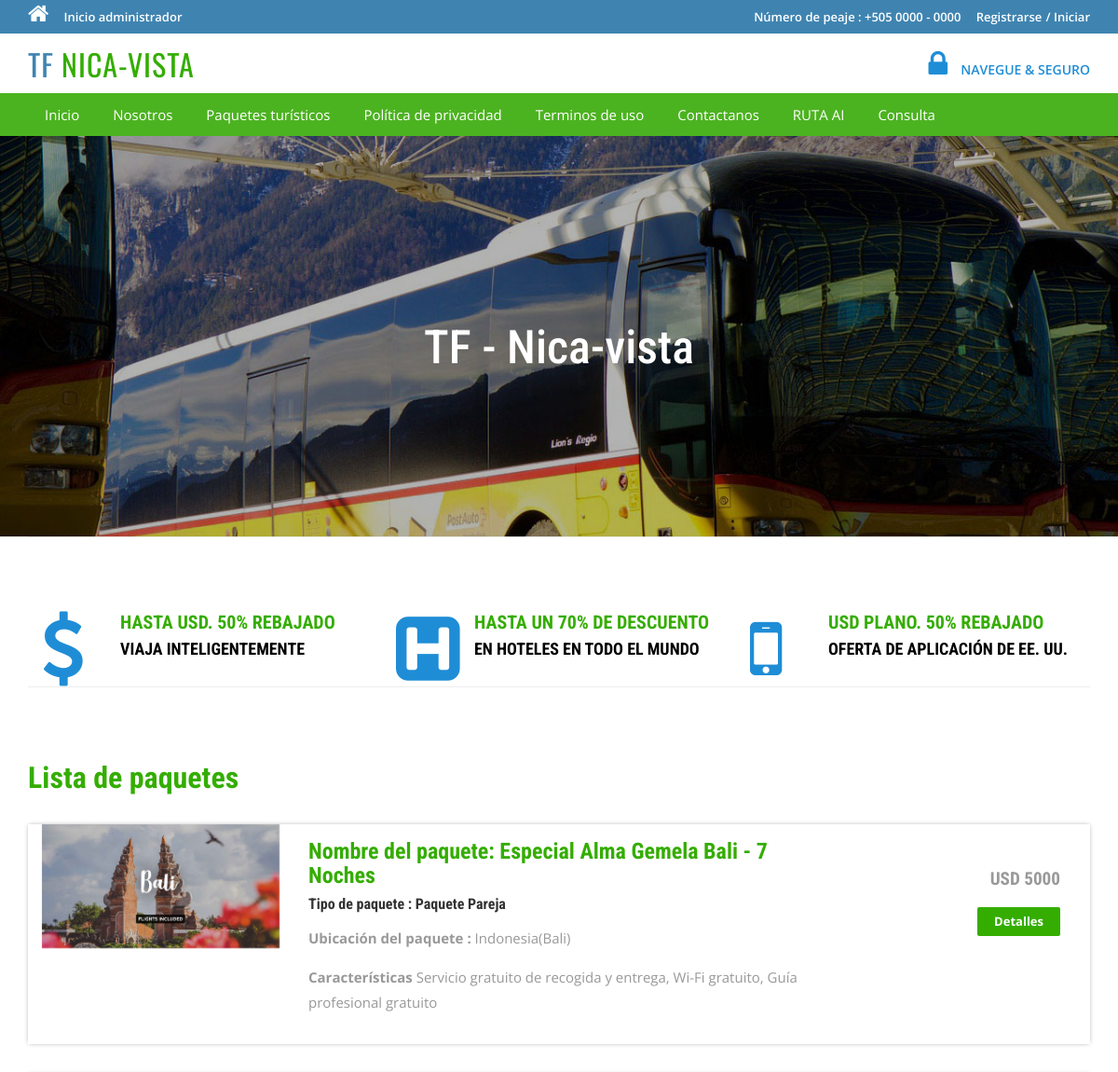
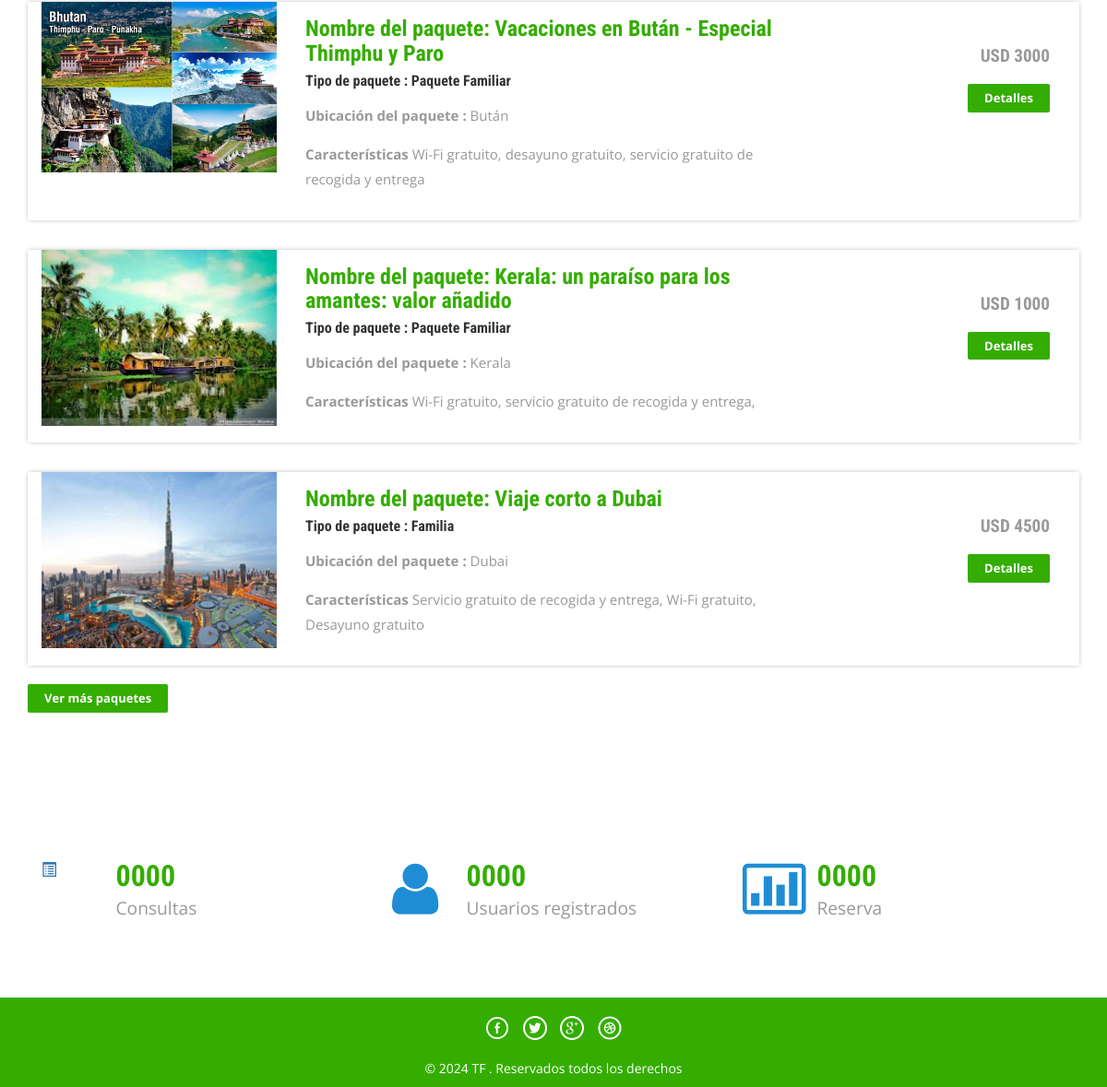
The page / on the database its author committed (2 pictures, top to bottom).
### tables this page shows
CREATE TABLE `tbltourpackages` (
  `PackageId` int(11) NOT NULL AUTO_INCREMENT,
  `PackageName` varchar(200) DEFAULT NULL,
  `PackageType` varchar(150) DEFAULT NULL,
  `PackageLocation` varchar(100) DEFAULT NULL,
  `PackagePrice` int(11) DEFAULT NULL,
  `PackageFetures` varchar(255) DEFAULT NULL,
  `PackageDetails` mediumtext DEFAULT NULL,
  `PackageImage` varchar(100) DEFAULT NULL,
  `Creationdate` timestamp NULL DEFAULT current_timestamp(),
  `UpdationDate` timestamp NULL DEFAULT NULL ON UPDATE current_timestamp(),
  PRIMARY KEY (`PackageId`)
);

### index.php (the view, shortened to what this page needs)
<?php
include('includes/config.php');
?>
<!DOCTYPE HTML>
<html>
<head>
<link href="css/bootstrap.css" rel='stylesheet' type='text/css' />
<link href="css/style.css" rel='stylesheet' type='text/css' />
<link href="css/font-awesome.css" rel="stylesheet">
<link href="css/animate.css" rel="stylesheet" type="text/css" media="all">
</head>
<body>
<?php include('includes/header.php');?>
<div class="banner">
	<div class="container">
		<h1 class="wow zoomIn animated animated" data-wow-delay=".5s" style="visibility: visible; animation-delay: 0.5s; animation-name: zoomIn;"> TF - Nica-vista</h1>
	</div>
</div>
<div class="container">
	<div class="rupes">
		<div class="col-md-4 rupes-left wow fadeInDown animated animated" data-wow-delay=".5s" style="visibility: visible; animation-delay: 0.5s; animation-name: fadeInDown;">
			<div class="rup-left">
				<a href="offers.html"><i class="fa fa-usd"></i></a>
			</div>
			<div class="rup-rgt">
				<h3>HASTA USD. 50% REBAJADO</h3>
				<h4><a href="offers.html">VIAJA INTELIGENTEMENTE</a></h4>
			</div>
				<div class="clearfix"></div>
		</div>
		<div class="col-md-4 rupes-left wow fadeInDown animated animated" data-wow-delay=".5s" style="visibility: visible; animation-delay: 0.5s; animation-name: fadeInDown;">
			<div class="rup-left">
				<a href="offers.html"><i class="fa fa-h-square"></i></a>
			</div>
			<div class="rup-rgt">
				<h3>HASTA UN 70% DE DESCUENTO</h3>
				<h4><a href="offers.html">EN HOTELES EN TODO EL MUNDO</a></h4>
			</div>
				<div class="clearfix"></div>
		</div>
		<div class="col-md-4 rupes-left wow fadeInDown animated animated" data-wow-delay=".5s" style="visibility: visible; animation-delay: 0.5s; animation-name: fadeInDown;">
			<div class="rup-left">
				<a href="offers.html"><i class="fa fa-mobile"></i></a>
			</div>
			<div class="rup-rgt">
				<h3>USD PLANO. 50% REBAJADO</h3>
				<h4><a href="offers.html">OFERTA DE APLICACIÓN DE EE. UU.</a></h4>
			</div>
				<div class="clearfix"></div>
		</div>
	</div>
</div>
<div class="container">
	<div class="holiday">
	<h3>Lista de paquetes</h3>
<?php $sql = "SELECT * from tbltourpackages order by rand() limit 4";
$query = $dbh->prepare($sql);
$query->execute();
$results=$query->fetchAll(PDO::FETCH_OBJ);
if($query->rowCount() > 0)
{
foreach($results as $result)
{	?>
			<div class="rom-btm">
				<div class="col-md-3 room-left wow fadeInLeft animated" data-wow-delay=".5s">
					<img src="admin/pacakgeimages/<?php echo htmlentities($result->PackageImage);?>" class="img-responsive" alt="">
				</div>
				<div class="col-md-6 room-midle wow fadeInUp animated" data-wow-delay=".5s">
					<h4>Nombre del paquete: <?php echo htmlentities($result->PackageName);?></h4>
					<h6>Tipo de paquete : <?php echo htmlentities($result->PackageType);?></h6>
					<p><b>Ubicación del paquete :</b> <?php echo htmlentities($result->PackageLocation);?></p>
					<p><b>Características</b> <?php echo htmlentities($result->PackageFetures);?></p>
				</div>
				<div class="col-md-3 room-right wow fadeInRight animated" data-wow-delay=".5s">
					<h5>USD <?php echo htmlentities($result->PackagePrice);?></h5>
					<a href="package-details.php?pkgid=<?php echo htmlentities($result->PackageId);?>" class="view">Detalles</a>
				</div>
				<div class="clearfix"></div>
			</div>
<?php }} ?>
<div><a href="package-list.php" class="view">Ver más paquetes</a></div>
</div>
	</div>
<div class="routes">
	<div class="container">
		<div class="col-md-4 routes-left wow fadeInRight animated" data-wow-delay=".5s">
			<div class="rou-left">
				<a href="#"><i class="glyphicon glyphicon-list-alt"></i></a>
			</div>
			<div class="rou-rgt wow fadeInDown animated" data-wow-delay=".5s">
				<h3>0000</h3>
				<p>Consultas</p>
			</div>
				<div class="clearfix"></div>
		</div>
		<div class="col-md-4 routes-left">
			<div class="rou-left">
				<a href="#"><i class="fa fa-user"></i></a>
			</div>
			<div class="rou-rgt">
				<h3>0000</h3>
				<p>Usuarios registrados</p>
			</div>
				<div class="clearfix"></div>
		</div>
		<div class="col-md-4 routes-left wow fadeInRight animated" data-wow-delay=".5s">
			<div class="rou-left">
				<a href="#"><i class="fa fa-ticket"></i></a>
			</div>
			<div class="rou-rgt">
				<h3>0000</h3>
				<p>Reserva</p>
			</div>
				<div class="clearfix"></div>
		</div>
		<div class="clearfix"></div>
	</div>
</div>
<?php include('includes/footer.php');?>
</body>
</html>

### css/style.css (style rules this page uses)
html, body { font-size: 100%; background: #fff; font-family: 'Open Sans', sans-serif; }
body a,.grid_1,plan_1,plan_1.one,plan_1.two,i.icon1, i.icon2, i.icon3, i.icon4, i.icon5, i.icon6 { transition:0.5s all; -webkit-transition:0.5s all; -moz-transition:0.5s all; -o-transition:0.5s all; -ms-transition:0.5s all; }
h1,h2,h3,h4,h5,h6 { margin:0; font-family: 'Roboto Condensed', sans-serif; }
p { margin:0; }
.banner { background: url(../images/3.jpg)no-repeat; background-size: cover; -webkit-background-size: cover; -o-background-size: cover; -ms-background-size: cover; -moz-background-size: cover; min-height: 430px; }
.banner h1 { font-size: 50px; margin-bottom: 40px; padding: 4em 0 0; text-align: center; color: #ffffff; }
.rup-left { float: left; width: 24%; }
.rup-rgt { float: left; width: 76%; }
.rupes { padding: 5em 0; border-top: 1px solid rgba(236, 236, 236, 0.9); border-bottom: 1px solid rgba(236, 236, 236, 0.9); }
i.fa.fa-usd { font-size: 5em; color: #1f8dd6; }
i.fa.fa-h-square { font-size: 5em; color: #1f8dd6; }
i.fa.fa-mobile { font-size:5em; color: #1f8dd6; }
.rupes h3 { font-size: 20px; color: #34ad00; font-weight: 700; }
.rupes h4 { font-size: 18px; margin: 8px 0; font-weight: 700; }
.rupes h4 a { color: #000000; }
.rup-left a { display: inline-block; }
.routes { padding: 5em 0; }
.rou-left { float: left; width: 23%; }
.rou-rgt { float: left; width: 70%; }
i.fa.fa-truck,i.fa.fa-user,i.fa.fa-ticket { font-size: 4em; color:#1f8dd6; }
.routes h3 { font-size: 2em; font-weight: 700; color: #34ad00; }
.routes p { font-size: 1.2em; color: #999; line-height: 1.8em; }
.holiday { padding: 5em 0; }
.holiday h3 { font-size: 2em; font-weight: 700; color: #34ad00; }
.holiday p { font-size: 1.2em; line-height: 1.8em; margin: 1em 0; color: #999; }
a.view { padding: 6px 18px; font-weight: 700; color: #fff; background-color: #34ad00; border: 0; font-size: 13px; border-radius: 2px; -webkit-transition: all .2s; -moz-transition: all .2s; transition: all .2s; margin-top: 20px; display: inline-block; }
.rom-btm { margin-top: 2em; box-shadow: 0px 0px 5px -1px rgba(0, 0, 0, 0.37); }
.rom-btm h4 { font-size: 1.5em; font-weight: 700; color: #34ad00; }
.rom-btm p { font-size: 15px; color: #999; }
.rom-btm h6 { font-size: 1em; font-weight: 700; margin: 0.5em 0; }
.room-right { text-align: right; padding: 3em 2em; }
.room-midle { padding: 1em; }
.rom-btm h5 { font-size: 1.2em; font-weight: 700; color: #999; }
.glyphicon { position: relative; top: 1px; display: inline-block; font-family: 'Glyphicons Halflings'; font-style: normal; font-weight: normal; line-height: 1; -webkit-font-smoothing: antialiased; -moz-osx-font-smoothing: grayscale; }

### rows shown on the page
tbltourpackages: PackageImage (picture), PackageName "Especial Alma Gemela Bali - 7 Noches", PackageType "Paquete Pareja", PackageLocation "Indonesia(Bali)", PackageFetures "Servicio gratuito de recogida y entrega, Wi-Fi gratuito, Guía profesional gratuito", PackagePrice "5000"
tbltourpackages: PackageImage (picture), PackageName "Vacaciones en Bután - Especial Thimphu y Paro", PackageType "Paquete Familiar", PackageLocation "Bután", PackageFetures "Wi-Fi gratuito, desayuno gratuito, servicio gratuito de recogida y entrega", PackagePrice "3000"
tbltourpackages: PackageImage (picture), PackageName "Kerala: un paraíso para los amantes: valor añadido", PackageType "Paquete Familiar", PackageLocation "Kerala", PackageFetures "Wi-Fi gratuito, servicio gratuito de recogida y entrega,", PackagePrice "1000"
tbltourpackages: PackageImage (picture), PackageName "Viaje corto a Dubai", PackageType "Familia", PackageLocation "Dubai", PackageFetures "Servicio gratuito de recogida y entrega, Wi-Fi gratuito, Desayuno gratuito", PackagePrice "4500"
